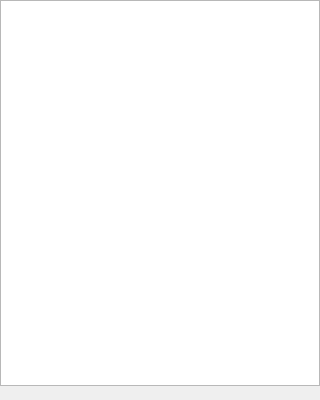
<?xml version="1.0" encoding="UTF-8"?>
<ui version="4.0">
 <class>VideoTreeView</class>
 <widget class="QWidget" name="VideoTreeView">
  <property name="geometry">
   <rect>
    <x>0</x>
    <y>0</y>
    <width>320</width>
    <height>400</height>
   </rect>
  </property>
  <layout class="QVBoxLayout" name="main_layout">
   <property name="spacing">
    <number>0</number>
   </property>
   <property name="leftMargin">
    <number>0</number>
   </property>
   <property name="topMargin">
    <number>0</number>
   </property>
   <property name="rightMargin">
    <number>0</number>
   </property>
   <property name="bottomMargin">
    <number>0</number>
   </property>
   <item>
    <widget class="BandTreeView" name="tree_view">
     <property name="contextMenuPolicy">
      <enum>Qt::ContextMenuPolicy::CustomContextMenu</enum>
     </property>
     <property name="editTriggers">
      <set>QAbstractItemView::EditTrigger::NoEditTriggers</set>
     </property>
     <property name="selectionMode">
      <enum>QAbstractItemView::SelectionMode::SingleSelection</enum>
     </property>
     <property name="textElideMode">
      <enum>Qt::TextElideMode::ElideRight</enum>
     </property>
     <property name="uniformRowHeights">
      <bool>true</bool>
     </property>
     <property name="expandsOnDoubleClick">
      <bool>false</bool>
     </property>
    </widget>
   </item>
   <item>
    <widget class="ElidedLabel" name="totals_label">
     <property name="margin">
      <number>4</number>
     </property>
    </widget>
   </item>
  </layout>
 </widget>
 <customwidgets>
  <customwidget>
   <class>ElidedLabel</class>
   <extends>QLabel</extends>
   <header>borco_pyside.widgets.elided_label</header>
  </customwidget>
  <customwidget>
   <class>BandTreeView</class>
   <extends>QTreeView</extends>
   <header>borco_pyside.widgets</header>
  </customwidget>
 </customwidgets>
 <resources/>
 <connections/>
</ui>
